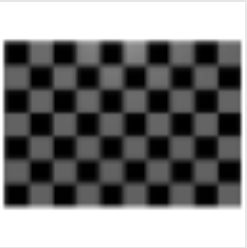
#> input picture sar_projects/123/Screenshot from 2024-12-02 21-14-37.png, 247 x 248 px; its folder holds only this picture in this run
$ python 'camera calibration.py'
#> lines starting #> are read from the running program, lines starting #| are printed output that depends on the picture; after the words box and inside, x2 and y2 are one past the last pixel; in counts of white or black regions, pixels touching at a corner belong together; long printed decimals are rounded
import cv2
import numpy as np
import glob

# 체스보드 코너의 행(가로 코너 수)과 열(세로 코너 수)
chessboard_size = (9, 6)  # 9x6 체스보드
square_size = 0.1  # 체스보드 한 칸의 크기 (단위: meter, 예: 2.5cm)

# 3D 객체 좌표 준비 (체스보드 코너의 실제 좌표)
objp = np.zeros((chessboard_size[0] * chessboard_size[1], 3), np.float32)
objp[:, :2] = np.mgrid[0:chessboard_size[0], 0:chessboard_size[1]].T.reshape(-1, 2)
objp *= square_size  # 실제 크기 적용

# 3D 좌표와 2D 좌표 저장
objpoints = []  # 3D 점 (체스보드의 실제 좌표)
imgpoints = []  # 2D 점 (이미지 내 코너 좌표)

# 체스보드 이미지 경로 설정
images = glob.glob('/home/dlee/ros2_ws/src/sar_simulation/sar_projects/123/*.png')  # 이미지 경로

for fname in images:
    img = cv2.imread(fname)
#> img is the input picture: shape (248, 247, 3); min 0, max 255, mean 126.2
    gray = cv2.cvtColor(img, cv2.COLOR_BGR2GRAY)

    # 체스보드 코너 찾기
    ret, corners = cv2.findChessboardCorners(gray, chessboard_size, None)
#> ret = True; corners = 54 rows, first 8: [29.5, 65.5], [52, 65], [75.5, 66], [98.5, 64.5], [120.7, 67.6], [146.5, 65.5], [170, 65.5], [193.5, 65.5]
    if ret:
        objpoints.append(objp)
        imgpoints.append(corners)

        # 코너 시각화
        cv2.drawChessboardCorners(img, chessboard_size, corners, ret)
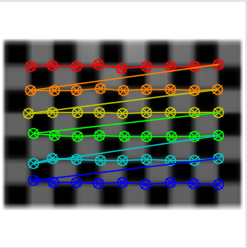
#> img: shape (248, 247, 3); 16.33% of pixels changed, all inside (x1, y1, x2, y2) = (22, 58, 225, 191)
        #cv2.imshow('Corners', img)
        #cv2.waitKey(500)

#cv2.destroyAllWindows()

# 카메라 칼리브레이션
ret, camera_matrix, dist_coeffs, rvecs, tvecs = cv2.calibrateCamera(objpoints, imgpoints, gray.shape[::-1], None, None)
#> ret = 1.28; camera_matrix = [[540.3, 0, 109.5], [0, 542.4, 103.1], [0, 0, 1]]; dist_coeffs = [[2.15, -83.04, -0.00998, 0.0232, 867.2]]; rvecs = ([0.0257, 0.0368, -0.00205],); tvecs = ([-0.345, -0.159, 2.35],)

# 초점 거리 추출
fx = camera_matrix[0, 0]  # x축 초점 거리
#> fx = 540.3
fy = camera_matrix[1, 1]  # y축 초점 거리
#> fy = 542.4

print("Camera Matrix:")
print(camera_matrix)
#| [[540.305    0.         109.530]
#|  [  0.         542.383 103.050]
#|  [  0.           0.           1.        ]]
print(f"Focal Length (fx, fy): ({fx:.2f}, {fy:.2f})")
#| Focal Length (fx, fy): (540.31, 542.38)

$ run again, on sar_projects/123/Screenshot from 2024-12-02 21-16-39.png
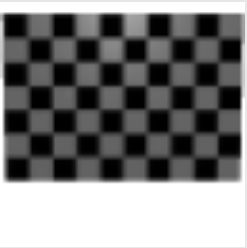
#> input picture sar_projects/123/Screenshot from 2024-12-02 21-16-39.png, 247 x 248 px
#> img is the input picture: shape (248, 247, 3); min 0, max 255, mean 125.6
#> `ret, corners = cv2.findChessboardCorners(gray, chessboard_size, None)`: ret = True; corners = 54 rows, first 8: [27.5, 39], [51.5, 38], [76, 38], [99, 37.5], [123, 37.5], [144.9, 35.94], [171.5, 37.5], [194, 37.5]
#> `cv2.drawChessboardCorners(img, chessboard_size, corners, ret)`:
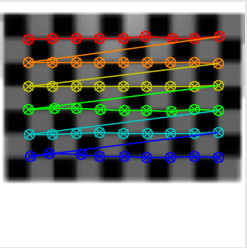
#> img: shape (248, 247, 3); 16.45% of pixels changed, all inside (x1, y1, x2, y2) = (22, 30, 226, 164)
#> `ret, camera_matrix, dist_coeffs, rvecs, tvecs = cv2.calibrateCamera(ob..`: ret = 1.24; camera_matrix = [[576.1, 0, 105.1], [0, 568.3, 116.4], [0, 0, 1]]; dist_coeffs = [[1.84, -66.79, -0.0129, -0.0405, 687.1]]; rvecs = ([0.0459, 0.146, -1.68e-05],); tvecs = ([-0.321, -0.331, 2.48],)
#> fx = 576.1
#> fy = 568.3
#| [[576.092   0.         105.068]
#|  [  0.         568.261 116.434]
#|  [  0.           0.           1.        ]]
#| Focal Length (fx, fy): (576.09, 568.26)

$ run again, on sar_projects/123/Screenshot from 2024-12-02 21-17-18.png
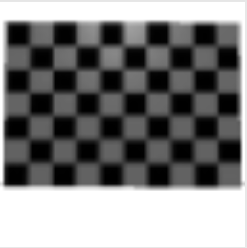
#> input picture sar_projects/123/Screenshot from 2024-12-02 21-17-18.png, 247 x 248 px
#> img is the input picture: shape (248, 247, 3); min 0, max 255, mean 129
#> `ret, corners = cv2.findChessboardCorners(gray, chessboard_size, None)`: ret = True; corners = 54 rows, first 8: [30, 46], [53, 45.5], [76.5, 45.5], [99, 45], [122.5, 46.5], [144.5, 45], [169, 46], [192, 45.5]
#> `cv2.drawChessboardCorners(img, chessboard_size, corners, ret)`:
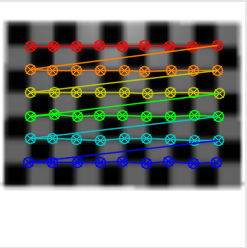
#> img: shape (248, 247, 3); 16.53% of pixels changed, all inside (x1, y1, x2, y2) = (22, 39, 226, 170)
#> `ret, camera_matrix, dist_coeffs, rvecs, tvecs = cv2.calibrateCamera(ob..`: ret = 1.06; camera_matrix = [[7290.8, 0, 123.6], [0, 8269, 119.9], [0, 0, 1]]; dist_coeffs = [[44.84, -2.22, -0.111, 0.135, -0.00279]]; rvecs = ([-0.506, -0.00804, 0.00112],); tvecs = ([-0.404, -0.279, 31.47],)
#> fx = 7290.8
#> fy = 8269
#| [[7.29078251e+03 0.00000000e+00 1.23648996e+02]
#|  [0.00000000e+00 8.26903886e+03 1.19851605e+02]
#|  [0.00000000e+00 0.00000000e+00 1.00000000e+00]]
#| Focal Length (fx, fy): (7290.78, 8269.04)

$ run again, on sar_projects/123/Screenshot from 2024-12-02 21-14-56.png
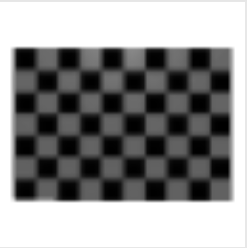
#> input picture sar_projects/123/Screenshot from 2024-12-02 21-14-56.png, 247 x 248 px
#> img is the input picture: shape (248, 247, 3); min 0, max 255, mean 146
#> `ret, corners = cv2.findChessboardCorners(gray, chessboard_size, None)`: ret = True; corners = 54 rows, first 8: [36, 70.5], [56.45, 70.53], [80.5, 69.5], [101.5, 70.5], [124, 69.5], [145.5, 70.5], [166.5, 70], [188, 70]
#> `cv2.drawChessboardCorners(img, chessboard_size, corners, ret)`:
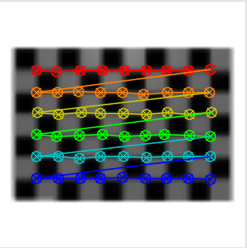
#> img: shape (248, 247, 3); 15.73% of pixels changed, all inside (x1, y1, x2, y2) = (30, 63, 218, 186)
#> `ret, camera_matrix, dist_coeffs, rvecs, tvecs = cv2.calibrateCamera(ob..`: ret = 1.01; camera_matrix = [[1711.5, 0, 105.5], [0, 1642.8, 119.1], [0, 0, 1]]; dist_coeffs = [[-7.93, 1436.1, -0.0166, -0.0877, 14.08]]; rvecs = ([-0.00168, 0.25, 0.00109],); tvecs = ([-0.309, -0.227, 7.64],)
#> fx = 1711.5
#> fy = 1642.8
#| [[1.71153168e+03 0.00000000e+00 1.05492391e+02]
#|  [0.00000000e+00 1.64280438e+03 1.19111399e+02]
#|  [0.00000000e+00 0.00000000e+00 1.00000000e+00]]
#| Focal Length (fx, fy): (1711.53, 1642.80)
